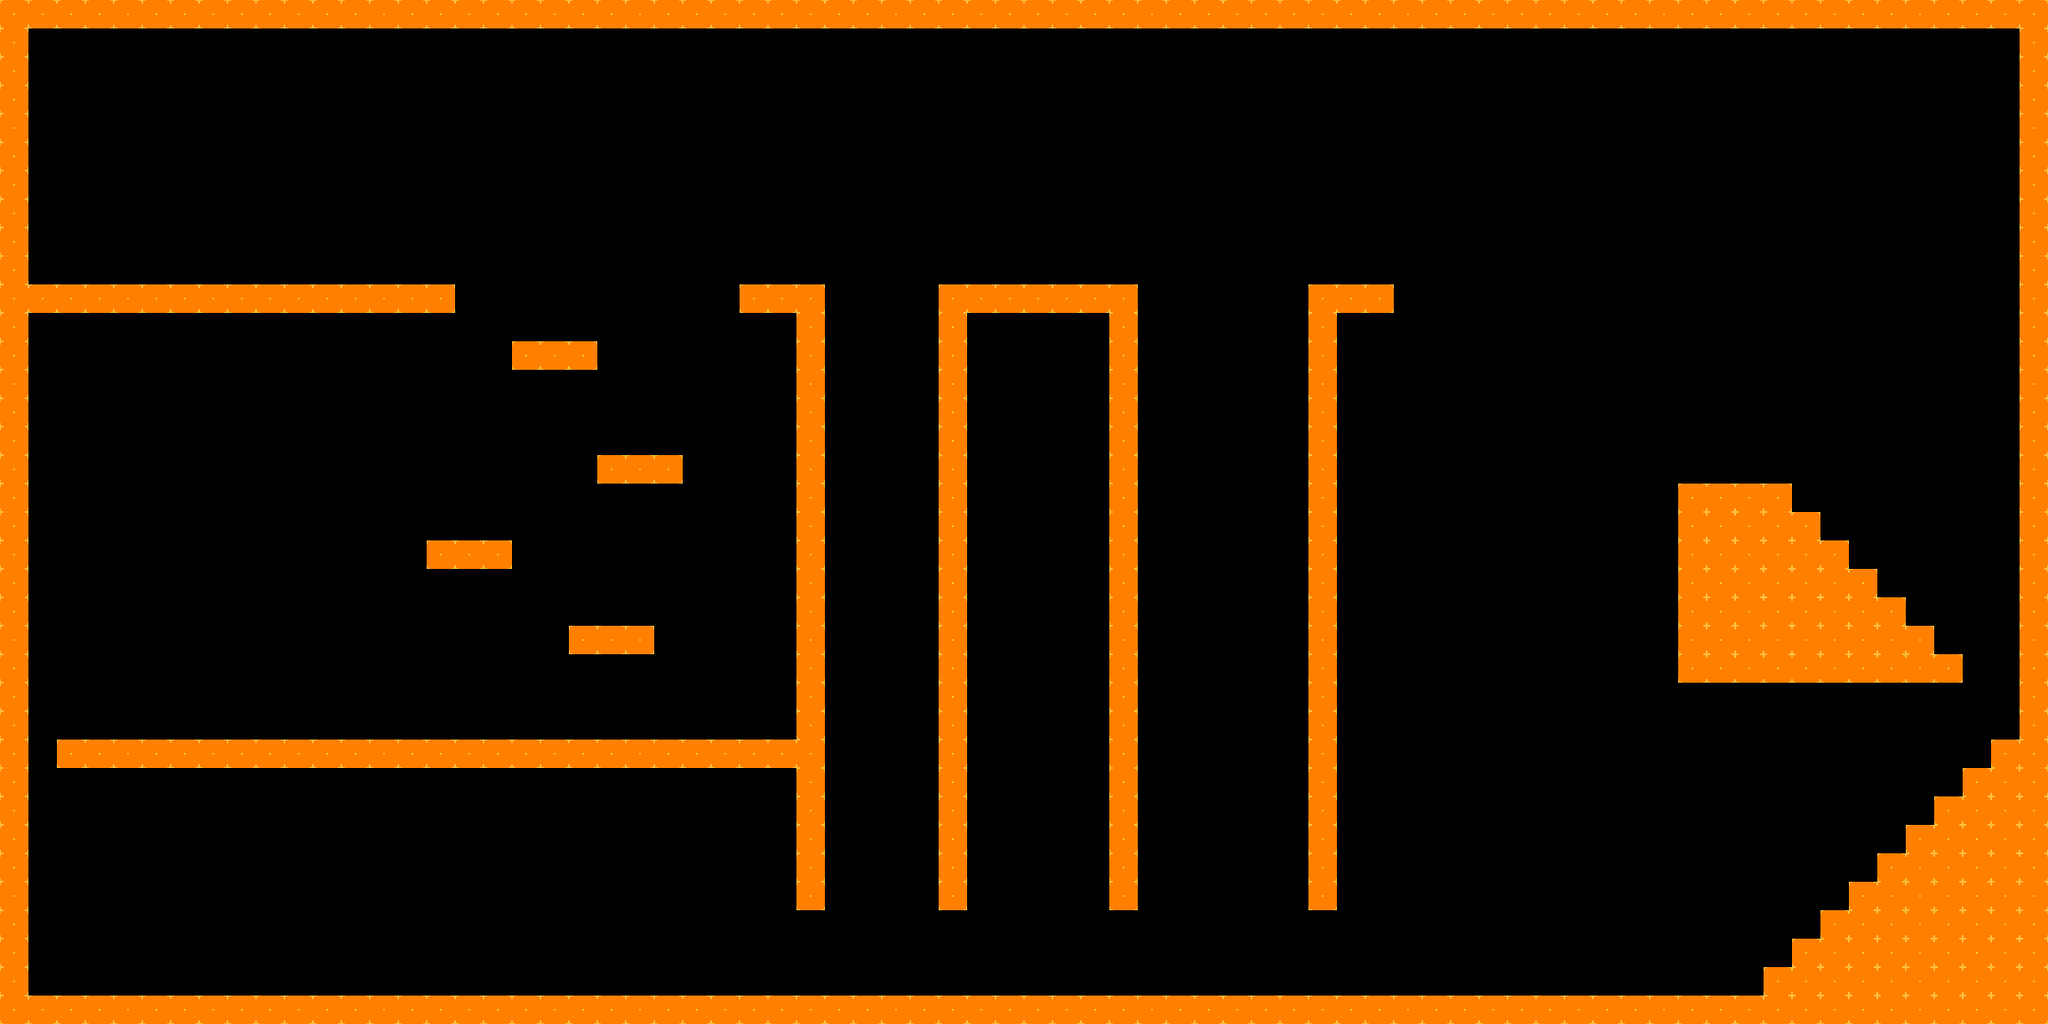

Tiled map render using the project's own tile images. Description and the whole map definition, tile-layer contents included, below:
An orthogonal 72x36 tile map with 32x32 px tiles, 1 tile layer (Tile Layer 1) and 1 object (platform).

<map version="1.0" orientation="orthogonal" renderorder="right-down" width="72" height="36" tilewidth="32" tileheight="32" nextobjectid="5">
 <tileset firstgid="1" name="Basic" tilewidth="32" tileheight="32" tilecount="1">
  <tile id="0">
   <image width="32" height="32" source="../tile_orange.png" />
  </tile>
 </tileset>
 <layer name="Tile Layer 1" width="72" height="36">
  <data encoding="csv">
1,1,1,1,1,1,1,1,1,1,1,1,1,1,1,1,1,1,1,1,1,1,1,1,1,1,1,1,1,1,1,1,1,1,1,1,1,1,1,1,1,1,1,1,1,1,1,1,1,1,1,1,1,1,1,1,1,1,1,1,1,1,1,1,1,1,1,1,1,1,1,1,
1,0,0,0,0,0,0,0,0,0,0,0,0,0,0,0,0,0,0,0,0,0,0,0,0,0,0,0,0,0,0,0,0,0,0,0,0,0,0,0,0,0,0,0,0,0,0,0,0,0,0,0,0,0,0,0,0,0,0,0,0,0,0,0,0,0,0,0,0,0,0,1,
1,0,0,0,0,0,0,0,0,0,0,0,0,0,0,0,0,0,0,0,0,0,0,0,0,0,0,0,0,0,0,0,0,0,0,0,0,0,0,0,0,0,0,0,0,0,0,0,0,0,0,0,0,0,0,0,0,0,0,0,0,0,0,0,0,0,0,0,0,0,0,1,
1,0,0,0,0,0,0,0,0,0,0,0,0,0,0,0,0,0,0,0,0,0,0,0,0,0,0,0,0,0,0,0,0,0,0,0,0,0,0,0,0,0,0,0,0,0,0,0,0,0,0,0,0,0,0,0,0,0,0,0,0,0,0,0,0,0,0,0,0,0,0,1,
1,0,0,0,0,0,0,0,0,0,0,0,0,0,0,0,0,0,0,0,0,0,0,0,0,0,0,0,0,0,0,0,0,0,0,0,0,0,0,0,0,0,0,0,0,0,0,0,0,0,0,0,0,0,0,0,0,0,0,0,0,0,0,0,0,0,0,0,0,0,0,1,
1,0,0,0,0,0,0,0,0,0,0,0,0,0,0,0,0,0,0,0,0,0,0,0,0,0,0,0,0,0,0,0,0,0,0,0,0,0,0,0,0,0,0,0,0,0,0,0,0,0,0,0,0,0,0,0,0,0,0,0,0,0,0,0,0,0,0,0,0,0,0,1,
1,0,0,0,0,0,0,0,0,0,0,0,0,0,0,0,0,0,0,0,0,0,0,0,0,0,0,0,0,0,0,0,0,0,0,0,0,0,0,0,0,0,0,0,0,0,0,0,0,0,0,0,0,0,0,0,0,0,0,0,0,0,0,0,0,0,0,0,0,0,0,1,
1,0,0,0,0,0,0,0,0,0,0,0,0,0,0,0,0,0,0,0,0,0,0,0,0,0,0,0,0,0,0,0,0,0,0,0,0,0,0,0,0,0,0,0,0,0,0,0,0,0,0,0,0,0,0,0,0,0,0,0,0,0,0,0,0,0,0,0,0,0,0,1,
1,0,0,0,0,0,0,0,0,0,0,0,0,0,0,0,0,0,0,0,0,0,0,0,0,0,0,0,0,0,0,0,0,0,0,0,0,0,0,0,0,0,0,0,0,0,0,0,0,0,0,0,0,0,0,0,0,0,0,0,0,0,0,0,0,0,0,0,0,0,0,1,
1,0,0,0,0,0,0,0,0,0,0,0,0,0,0,0,0,0,0,0,0,0,0,0,0,0,0,0,0,0,0,0,0,0,0,0,0,0,0,0,0,0,0,0,0,0,0,0,0,0,0,0,0,0,0,0,0,0,0,0,0,0,0,0,0,0,0,0,0,0,0,1,
1,1,1,1,1,1,1,1,1,1,1,1,1,1,1,1,0,0,0,0,0,0,0,0,0,0,1,1,1,0,0,0,0,1,1,1,1,1,1,1,0,0,0,0,0,0,1,1,1,0,0,0,0,0,0,0,0,0,0,0,0,0,0,0,0,0,0,0,0,0,0,1,
1,0,0,0,0,0,0,0,0,0,0,0,0,0,0,0,0,0,0,0,0,0,0,0,0,0,0,0,1,0,0,0,0,1,0,0,0,0,0,1,0,0,0,0,0,0,1,0,0,0,0,0,0,0,0,0,0,0,0,0,0,0,0,0,0,0,0,0,0,0,0,1,
1,0,0,0,0,0,0,0,0,0,0,0,0,0,0,0,0,0,1,1,1,0,0,0,0,0,0,0,1,0,0,0,0,1,0,0,0,0,0,1,0,0,0,0,0,0,1,0,0,0,0,0,0,0,0,0,0,0,0,0,0,0,0,0,0,0,0,0,0,0,0,1,
1,0,0,0,0,0,0,0,0,0,0,0,0,0,0,0,0,0,0,0,0,0,0,0,0,0,0,0,1,0,0,0,0,1,0,0,0,0,0,1,0,0,0,0,0,0,1,0,0,0,0,0,0,0,0,0,0,0,0,0,0,0,0,0,0,0,0,0,0,0,0,1,
1,0,0,0,0,0,0,0,0,0,0,0,0,0,0,0,0,0,0,0,0,0,0,0,0,0,0,0,1,0,0,0,0,1,0,0,0,0,0,1,0,0,0,0,0,0,1,0,0,0,0,0,0,0,0,0,0,0,0,0,0,0,0,0,0,0,0,0,0,0,0,1,
1,0,0,0,0,0,0,0,0,0,0,0,0,0,0,0,0,0,0,0,0,0,0,0,0,0,0,0,1,0,0,0,0,1,0,0,0,0,0,1,0,0,0,0,0,0,1,0,0,0,0,0,0,0,0,0,0,0,0,0,0,0,0,0,0,0,0,0,0,0,0,1,
1,0,0,0,0,0,0,0,0,0,0,0,0,0,0,0,0,0,0,0,0,1,1,1,0,0,0,0,1,0,0,0,0,1,0,0,0,0,0,1,0,0,0,0,0,0,1,0,0,0,0,0,0,0,0,0,0,0,0,0,0,0,0,0,0,0,0,0,0,0,0,1,
1,0,0,0,0,0,0,0,0,0,0,0,0,0,0,0,0,0,0,0,0,0,0,0,0,0,0,0,1,0,0,0,0,1,0,0,0,0,0,1,0,0,0,0,0,0,1,0,0,0,0,0,0,0,0,0,0,0,0,1,1,1,1,0,0,0,0,0,0,0,0,1,
1,0,0,0,0,0,0,0,0,0,0,0,0,0,0,0,0,0,0,0,0,0,0,0,0,0,0,0,1,0,0,0,0,1,0,0,0,0,0,1,0,0,0,0,0,0,1,0,0,0,0,0,0,0,0,0,0,0,0,1,1,1,1,1,0,0,0,0,0,0,0,1,
1,0,0,0,0,0,0,0,0,0,0,0,0,0,0,1,1,1,0,0,0,0,0,0,0,0,0,0,1,0,0,0,0,1,0,0,0,0,0,1,0,0,0,0,0,0,1,0,0,0,0,0,0,0,0,0,0,0,0,1,1,1,1,1,1,0,0,0,0,0,0,1,
1,0,0,0,0,0,0,0,0,0,0,0,0,0,0,0,0,0,0,0,0,0,0,0,0,0,0,0,1,0,0,0,0,1,0,0,0,0,0,1,0,0,0,0,0,0,1,0,0,0,0,0,0,0,0,0,0,0,0,1,1,1,1,1,1,1,0,0,0,0,0,1,
1,0,0,0,0,0,0,0,0,0,0,0,0,0,0,0,0,0,0,0,0,0,0,0,0,0,0,0,1,0,0,0,0,1,0,0,0,0,0,1,0,0,0,0,0,0,1,0,0,0,0,0,0,0,0,0,0,0,0,1,1,1,1,1,1,1,1,0,0,0,0,1,
1,0,0,0,0,0,0,0,0,0,0,0,0,0,0,0,0,0,0,0,1,1,1,0,0,0,0,0,1,0,0,0,0,1,0,0,0,0,0,1,0,0,0,0,0,0,1,0,0,0,0,0,0,0,0,0,0,0,0,1,1,1,1,1,1,1,1,1,0,0,0,1,
1,0,0,0,0,0,0,0,0,0,0,0,0,0,0,0,0,0,0,0,0,0,0,0,0,0,0,0,1,0,0,0,0,1,0,0,0,0,0,1,0,0,0,0,0,0,1,0,0,0,0,0,0,0,0,0,0,0,0,1,1,1,1,1,1,1,1,1,1,0,0,1,
1,0,0,0,0,0,0,0,0,0,0,0,0,0,0,0,0,0,0,0,0,0,0,0,0,0,0,0,1,0,0,0,0,1,0,0,0,0,0,1,0,0,0,0,0,0,1,0,0,0,0,0,0,0,0,0,0,0,0,0,0,0,0,0,0,0,0,0,0,0,0,1,
1,0,0,0,0,0,0,0,0,0,0,0,0,0,0,0,0,0,0,0,0,0,0,0,0,0,0,0,1,0,0,0,0,1,0,0,0,0,0,1,0,0,0,0,0,0,1,0,0,0,0,0,0,0,0,0,0,0,0,0,0,0,0,0,0,0,0,0,0,0,0,1,
1,0,1,1,1,1,1,1,1,1,1,1,1,1,1,1,1,1,1,1,1,1,1,1,1,1,1,1,1,0,0,0,0,1,0,0,0,0,0,1,0,0,0,0,0,0,1,0,0,0,0,0,0,0,0,0,0,0,0,0,0,0,0,0,0,0,0,0,0,0,1,1,
1,0,0,0,0,0,0,0,0,0,0,0,0,0,0,0,0,0,0,0,0,0,0,0,0,0,0,0,1,0,0,0,0,1,0,0,0,0,0,1,0,0,0,0,0,0,1,0,0,0,0,0,0,0,0,0,0,0,0,0,0,0,0,0,0,0,0,0,0,1,1,1,
1,0,0,0,0,0,0,0,0,0,0,0,0,0,0,0,0,0,0,0,0,0,0,0,0,0,0,0,1,0,0,0,0,1,0,0,0,0,0,1,0,0,0,0,0,0,1,0,0,0,0,0,0,0,0,0,0,0,0,0,0,0,0,0,0,0,0,0,1,1,1,1,
1,0,0,0,0,0,0,0,0,0,0,0,0,0,0,0,0,0,0,0,0,0,0,0,0,0,0,0,1,0,0,0,0,1,0,0,0,0,0,1,0,0,0,0,0,0,1,0,0,0,0,0,0,0,0,0,0,0,0,0,0,0,0,0,0,0,0,1,1,1,1,1,
1,0,0,0,0,0,0,0,0,0,0,0,0,0,0,0,0,0,0,0,0,0,0,0,0,0,0,0,1,0,0,0,0,1,0,0,0,0,0,1,0,0,0,0,0,0,1,0,0,0,0,0,0,0,0,0,0,0,0,0,0,0,0,0,0,0,1,1,1,1,1,1,
1,0,0,0,0,0,0,0,0,0,0,0,0,0,0,0,0,0,0,0,0,0,0,0,0,0,0,0,1,0,0,0,0,1,0,0,0,0,0,1,0,0,0,0,0,0,1,0,0,0,0,0,0,0,0,0,0,0,0,0,0,0,0,0,0,1,1,1,1,1,1,1,
1,0,0,0,0,0,0,0,0,0,0,0,0,0,0,0,0,0,0,0,0,0,0,0,0,0,0,0,0,0,0,0,0,0,0,0,0,0,0,0,0,0,0,0,0,0,0,0,0,0,0,0,0,0,0,0,0,0,0,0,0,0,0,0,1,1,1,1,1,1,1,1,
1,0,0,0,0,0,0,0,0,0,0,0,0,0,0,0,0,0,0,0,0,0,0,0,0,0,0,0,0,0,0,0,0,0,0,0,0,0,0,0,0,0,0,0,0,0,0,0,0,0,0,0,0,0,0,0,0,0,0,0,0,0,0,1,1,1,1,1,1,1,1,1,
1,0,0,0,0,0,0,0,0,0,0,0,0,0,0,0,0,0,0,0,0,0,0,0,0,0,0,0,0,0,0,0,0,0,0,0,0,0,0,0,0,0,0,0,0,0,0,0,0,0,0,0,0,0,0,0,0,0,0,0,0,0,1,1,1,1,1,1,1,1,1,1,
1,1,1,1,1,1,1,1,1,1,1,1,1,1,1,1,1,1,1,1,1,1,1,1,1,1,1,1,1,1,1,1,1,1,1,1,1,1,1,1,1,1,1,1,1,1,1,1,1,1,1,1,1,1,1,1,1,1,1,1,1,1,1,1,1,1,1,1,1,1,1,1
</data>
 </layer>
 <objectgroup name="Platforms">
  <object id="1" type="platform" x="1600" y="320" width="128" height="32">
   <properties>
    <property name="controller" value="tween_position" />
    <property name="endpoint_offset_x" value="0" />
    <property name="endpoint_offset_y" value="672" />
    <property name="tween_dest" value="1" />
    <property name="tween_duration" value="10" />
    <property name="tween_function" value="sin_wave" />
    <property name="tween_start" value="0" />
   </properties>
  </object>
 </objectgroup>
</map>